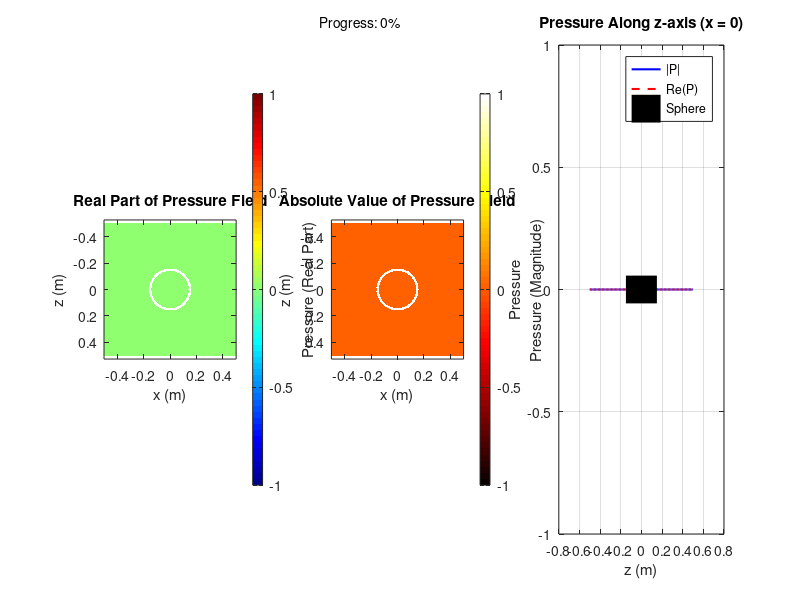

Recreate this plot in MATLAB. (Note: this script raises an error after producing the figure.)
%% Anderson Sphere Scattering Example
% This script demonstrates the acoustic scattering from a fluid sphere using
% Anderson's analytical solution. It visualizes both the real part and magnitude
% of the scattered pressure field in the xz-plane.
%
% The visualization is created progressively, starting from the center and working
% outward, to provide a real-time view of the computation progress.

%% Clean workspace
clear
close all

%% Add functions to path
addpath(genpath("."))

%% Define physical parameters
% Medium properties (normalized units)
c0 = 1.0;        % Speed of sound in surrounding medium
rho0 = 1.0;      % Density of surrounding medium

% Sphere properties
c1 = 0.3;        % Speed of sound in sphere
rho1 = 0.05;      % Density of sphere
R = 0.15;         % Sphere radius

% Wave properties
f = 35.0;         % Base frequency
omega = f*2*pi; % Angular frequency (chosen for visible scattering effects)
order = 50;      % Maximum order for modal expansion

%% Setup computational grid
% Define spatial grid in xz-plane (y = 0)
grid_points = 401;
domain_size = 0.5;
x_range = linspace(-domain_size, domain_size, grid_points);
z_range = linspace(-domain_size, domain_size, grid_points);
[X, Z] = meshgrid(x_range, z_range);

% Initialize pressure field
P = zeros(size(X));

%% Setup visualization
figure('Position', [100 100 1500 400], 'Name', 'Anderson Sphere Scattering')

% Setup real part subplot
ax(1) = subplot(1,3,1);
h1 = imagesc(x_range, z_range, real(P));
axis equal
colormap(ax(1),'jet')
cb1 = colorbar;
ylabel(cb1, 'Pressure (Real Part)')
title('Real Part of Pressure Field')
xlabel('x (m)')
ylabel('z (m)')
hold on

% Draw sphere outline
theta = linspace(0, 2*pi, 100);
plot(R*cos(theta), R*sin(theta), 'w.', 'LineWidth', 3)
hold off

% Setup magnitude subplot
ax(2) = subplot(1,3,2);
h2 = imagesc(x_range, z_range, abs(P));
axis equal
colormap(ax(2),'hot')
cb2 = colorbar;
ylabel(cb2, 'Pressure (Magnitude)');
title('Absolute Value of Pressure Field')
xlabel('x (m)')
ylabel('z (m)')
hold on
plot(R*cos(theta), R*sin(theta), 'w.', 'LineWidth', 3)
hold off

% Setup z-axis line plot
ax(3) = subplot(1,3,3);
h3 = plot(z_range, zeros(size(z_range)), 'b-', 'LineWidth', 1.5);
hold on
plot(z_range, zeros(size(z_range)), 'r--', 'LineWidth', 1.5);
plot([-R R], [0 0], 'k', 'LineWidth', 20);  % Sphere boundaries
xlabel('z (m)')
ylabel('Pressure')
title('Pressure Along z-axis (x = 0)')
legend('|P|', 'Re(P)', 'Sphere', 'Location', 'best')
grid on
hold off

%% Calculate pressure field
% Process points in order of increasing distance from center for better visualization
center_i = ceil(grid_points/2);
center_j = ceil(grid_points/2);

% Create flat indices and calculate distances from center
[X_flat, Z_flat] = meshgrid(1:grid_points, 1:grid_points);
X_flat = X_flat(:);
Z_flat = Z_flat(:);
distances = sqrt((X_flat - center_i).^2 + (Z_flat - center_j).^2);
[~, order_indices] = sort(distances);

% Setup progress display
num_points = numel(X);
point_count = 0;
txt = annotation('textbox', [0.4, 0.95, 0.2, 0.05], ...
                'String', 'Progress: 0%', ...
                'EdgeColor', 'none', ...
                'HorizontalAlignment', 'center');

% Process points and update visualization
update_interval = 10;  % Update display every N points
p_abs_min = inf;
for idx = 1:length(order_indices)
    i = X_flat(order_indices(idx));
    j = Z_flat(order_indices(idx));
    
    % Calculate pressure only for points outside the sphere
    if sqrt(X(j,i)^2 + Z(j,i)^2) > R
        % Calculate pressure at current point
        p = [X(j,i); 0; Z(j,i)];  % Point in 3D space (y = 0)

        % Main computation
        P(j,i) = computeAndersonSphereSolution(p, c0, rho0, c1, rho1, R, omega, order);

        % Update visualization periodically
        if mod(point_count, update_interval) == 0
            % Update pressure field plots
            set(h1, 'CData', real(P));
            set(h2, 'CData', abs(P));
            
            % Update color limits for consistent visualization
            p_real_max = max(abs(real(P(:))));
            p_abs_max = max(abs(P(:)));
            if abs(P(j,i)) < p_abs_min
                p_abs_min = abs(P(j,i));
            end

            if ~any(isnan([p_real_max, p_abs_max]))
                subplot(1,3,1); clim([-p_real_max, p_real_max]);
                if p_abs_max > p_abs_min
                    subplot(1,3,2); clim([p_abs_min, p_abs_max]);
                end
                
                % Update z-axis line plot
                z_line_idx = center_i * ones(size(z_range));
                p_z_line = P(:, center_i);
                set(h3, 'XData', z_range, 'YData', abs(p_z_line));
                h3.Parent.Children(2).YData = real(p_z_line);
                h3.Parent.YLim = [-p_real_max, p_real_max];
            end
            
            % Update progress display
            progress = point_count / num_points * 100;
            txt.String = sprintf('Progress: %.1f%%', progress);
            drawnow limitrate
        end
    end
    
    point_count = point_count + 1;
end

% Final update
txt.String = '';
drawnow

%% Add title with simulation parameters
sgtitle(sprintf(['Acoustic Scattering from Fluid Sphere\n', ...
                 'c₁/c₀ = %.1f, ρ₁/ρ₀ = %.1f, kR = %.1f'], ...
                 c1/c0, rho1/rho0, omega/c0*R), ...
        'FontSize', 12);